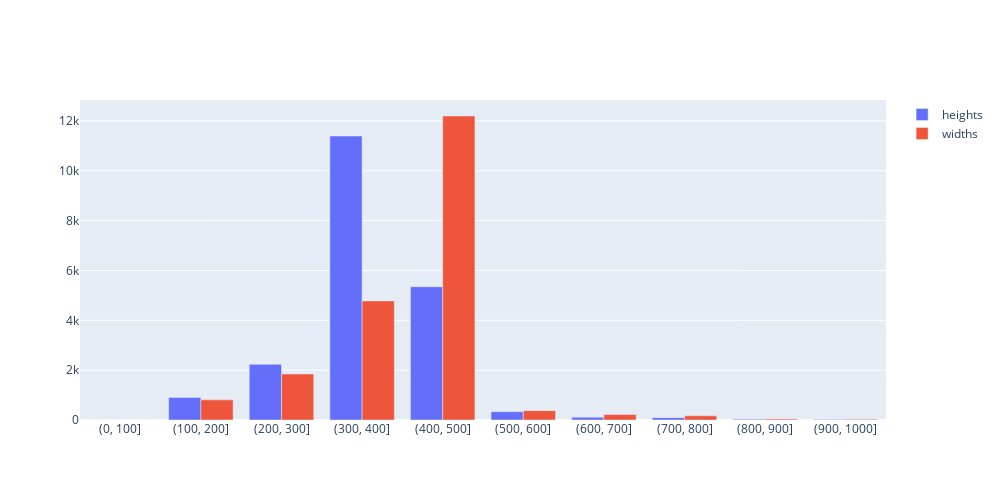

The code cell stored with this chart in its notebook:
### Code cell
import plotly.graph_objects as go

sizes_mini_df = sizes_df.head(10)
sizes = sizes_df['size']

fig = go.Figure(data=[
    go.Bar(name='heights', x=sizes, y=sizes_mini_df['height_img_count']),
    go.Bar(name='widths', x=sizes, y=sizes_mini_df['width_img_count'])
])

# Change the bar mode
fig.update_layout(barmode='group')
fig.update_layout(height = 500, width = 1000)
fig.show()

### Figure 1 — Plotly figure (JSON) as saved in the notebook; plotly's stock layout.template omitted (floating-point values rounded to 4 significant figures)
{"data": [{"name": "heights", "type": "bar", "x": ["(0, 100]", "(100, 200]", "(200, 300]", "(300, 400]", "(400, 500]", "(500, 600]", "(600, 700]", "(700, 800]", "(800, 900]", "(900, 1000]", "(1000, 1100]", "(1100, 1200]", "(1200, 1300]", "(1300, 1400]", "(1400, 1500]", "(1500, 1600]", "(1600, 1700]", "(1700, 1800]", "(1800, 1900]", "(1900, 2000]", "(2000, 2100]", "(2100, 2200]", "(2200, 2300]", "(2300, 2400]", "(2400, 2500]", "(2500, 2600]", "(2600, 2700]", "(2700, 2800]", "(2800, 2900]", "(2900, 3000]", "(3000, 3100]", "(3100, 3200]", "(3200, 3300]", "(3300, 3400]", "(3400, 3500]", "(3500, 3600]", "(3600, 3700]", "(3700, 3800]", "(3800, 3900]", "(3900, 4000]"], "y": [3, 901, 2233, 11395, 5346, 333, 113, 95, 32, 21]}, {"name": "widths", "type": "bar", "x": ["(0, 100]", "(100, 200]", "(200, 300]", "(300, 400]", "(400, 500]", "(500, 600]", "(600, 700]", "(700, 800]", "(800, 900]", "(900, 1000]", "(1000, 1100]", "(1100, 1200]", "(1200, 1300]", "(1300, 1400]", "(1400, 1500]", "(1500, 1600]", "(1600, 1700]", "(1700, 1800]", "(1800, 1900]", "(1900, 2000]", "(2000, 2100]", "(2100, 2200]", "(2200, 2300]", "(2300, 2400]", "(2400, 2500]", "(2500, 2600]", "(2600, 2700]", "(2700, 2800]", "(2800, 2900]", "(2900, 3000]", "(3000, 3100]", "(3100, 3200]", "(3200, 3300]", "(3300, 3400]", "(3400, 3500]", "(3500, 3600]", "(3600, 3700]", "(3700, 3800]", "(3800, 3900]", "(3900, 4000]"], "y": [2, 808, 1847, 4779, 12197, 376, 218, 168, 41, 26]}], "layout": {"barmode": "group", "height": 500, "width": 1000}}
